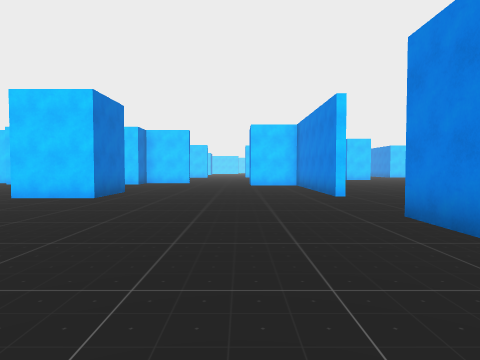
view 1 (above)

24 first-person views from a walk through a scene from a Unity 3-D project. The camera is 1.4 m above the floor, tilts 2° down and sees 75° across. The floor is counted in squares, 2 m on a side. Each view is taken from the middle of a square. On the plan, view 1 faces up. The plan holds only what a view shows up to about 10 squares ahead; the rest is blank. The place goes on beyond the plan.

view 2
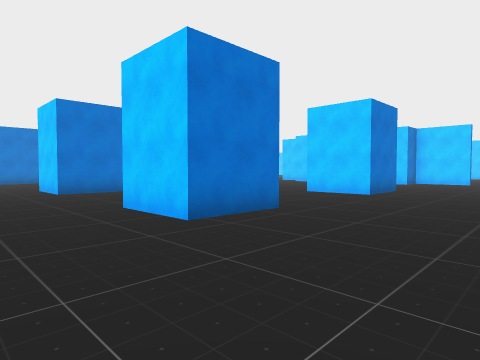

view 3
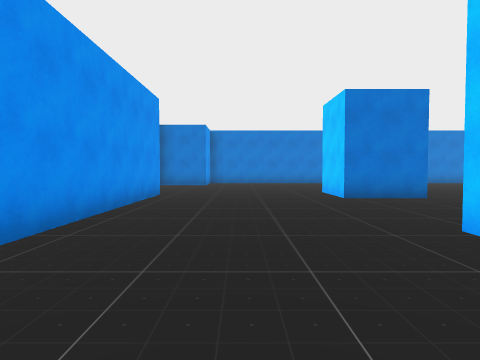

view 4
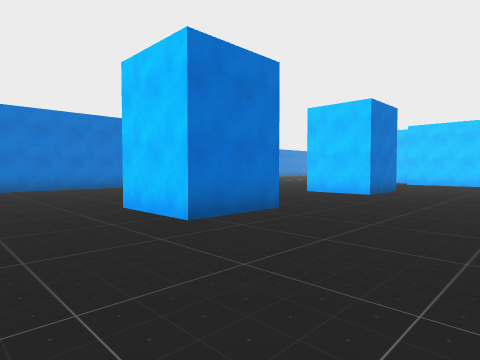

view 5
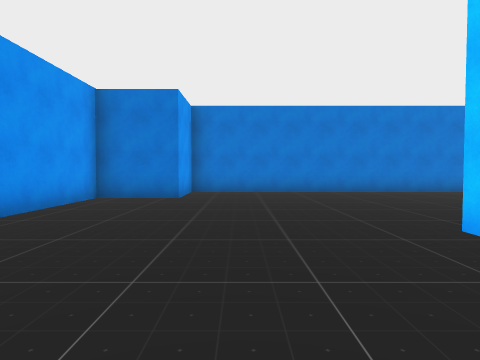

view 6
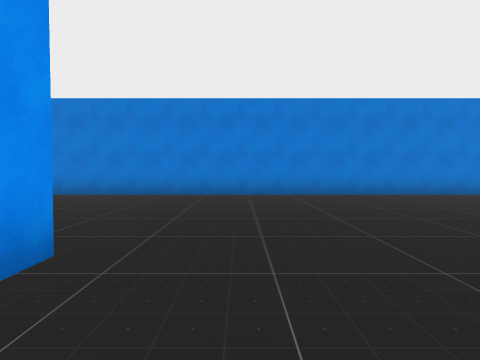

view 7
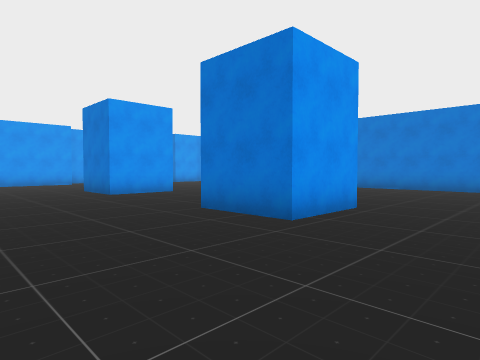

view 8
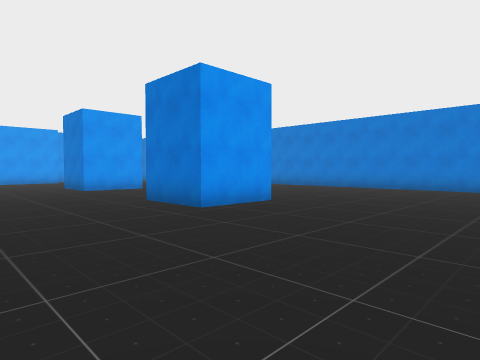

view 9
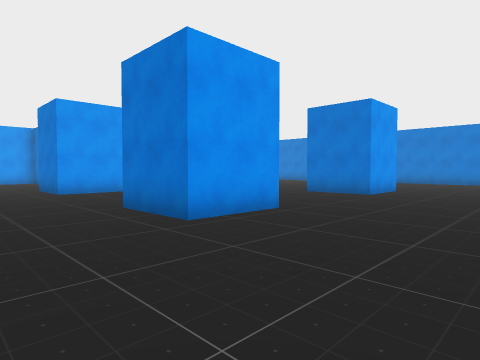

view 10
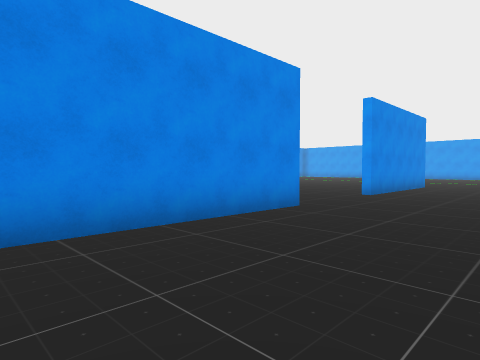

view 11
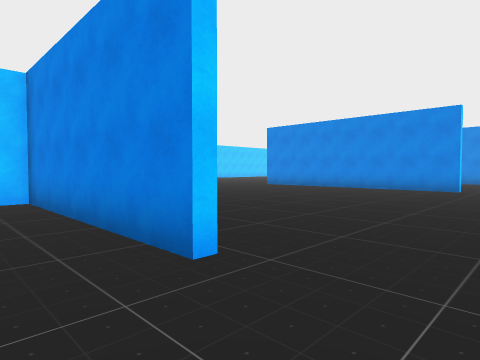

view 12
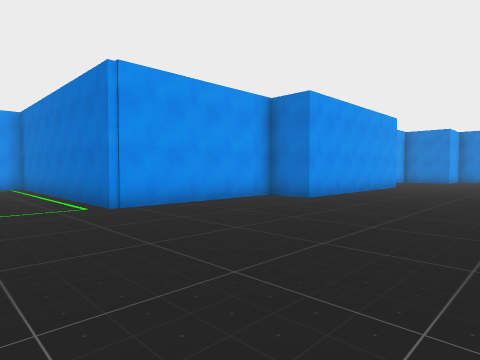

view 13
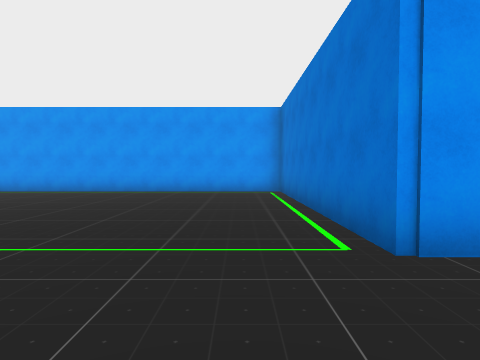

view 14
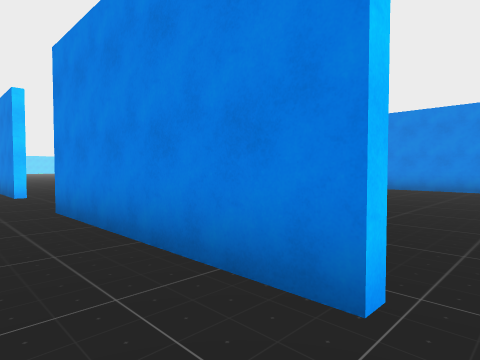

view 15
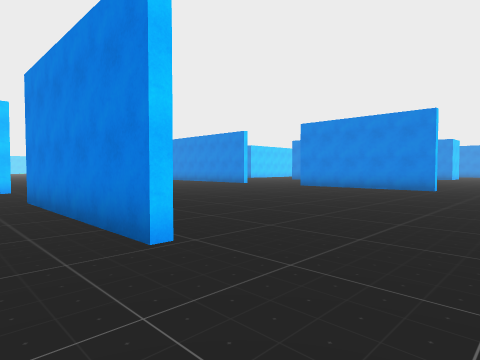

view 16
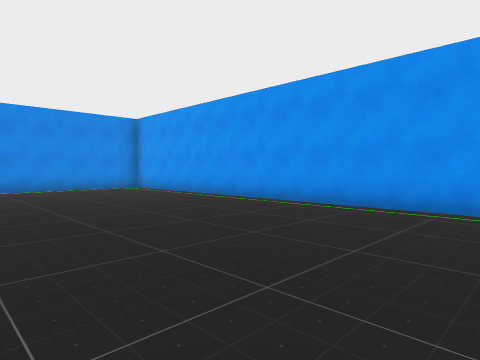

view 17
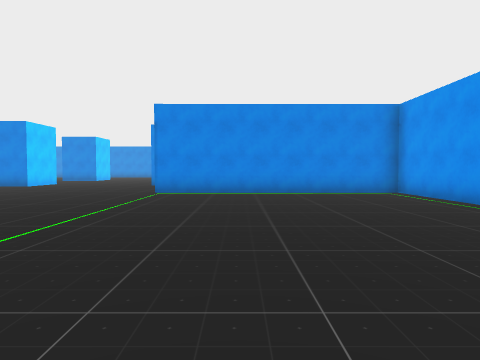

view 18
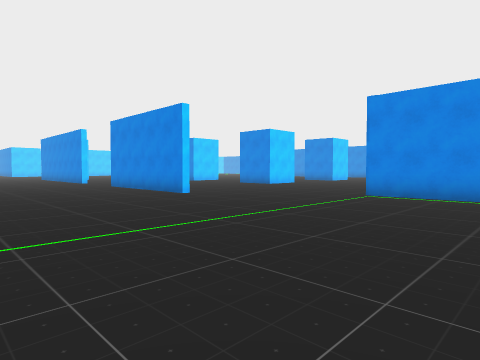

view 19
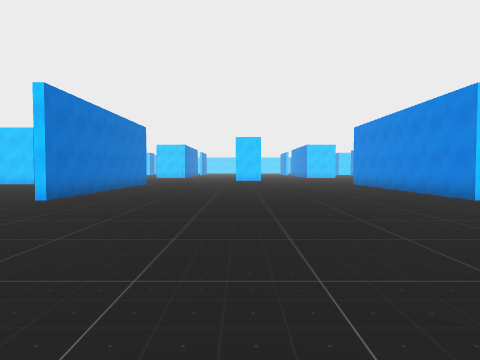

view 20
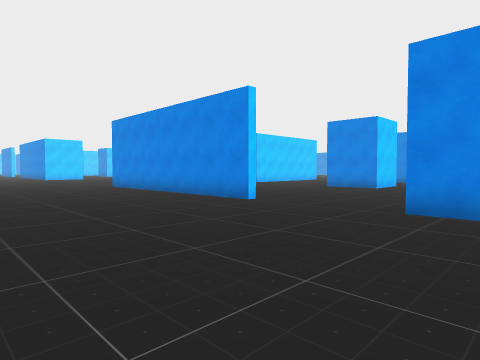

view 21
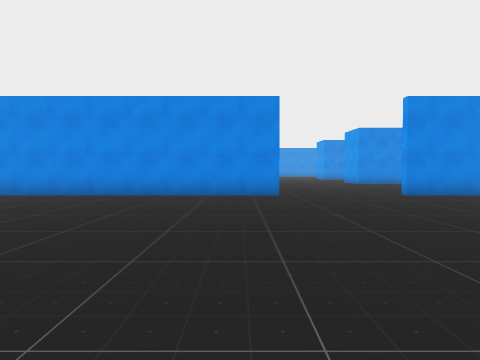

view 22
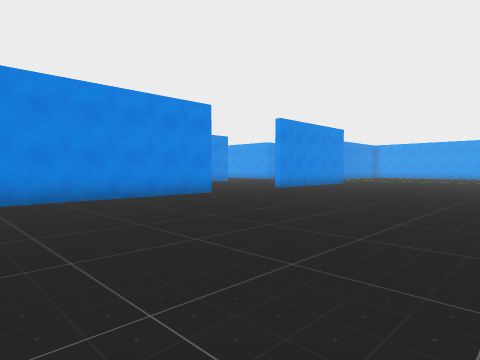

view 23
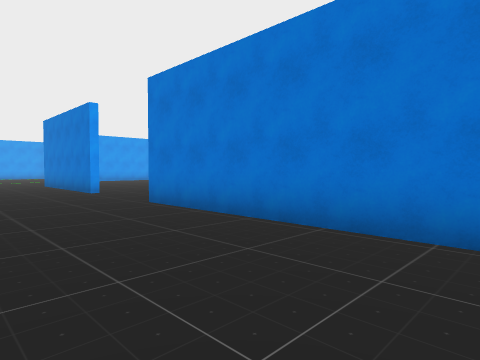

view 24
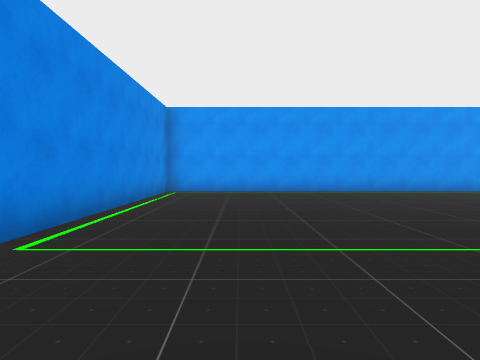

### Floor plan
Points are (right, up) in squares from view 1. A wall is a line through its corners. A room is listed if a view was taken in it or the views show most of it. See-through windows are left out.
Room 1 (views 1, 2, 3, 4, 5, 6, 7, 8, 9, 10, 11, 12, 13, 14, 15, 16, 17, 18, 19, 20, 21, 22, 23, 24)
walls: (2.7, 4.6) (2.7, 3.1); (2.4, -0.5) (2.4, 4.6); (2.4, 7.9) (2.4, 13.4) (1.9, 13.4); (-5.4, 3.5) (-3.5, 3.5) (-3.5, 1.5) (-5.5, 1.5); (-5.5, 9.5) (-3.5, 9.5) (-3.5, 7.5) (-5.5, 7.5); (2.7, 13.6) (2.7, 7.9); (12.2, -0.5) (12.2, 4.6); (12.2, 7.9) (12.2, 14.5); (-11.5, 3.5) (-9.5, 3.5) (-9.5, 1.5) (-11.5, 1.5); (-10.6, -3.2) (-4.6, -3.2) (-4.6, -4.5) (-0.3, -4.5) (-0.3, -11.7) (15.3, -11.7) (15.3, -4.4); (-11.6, 9.5) (-9.5, 9.5) (-9.5, 7.5) (-11.5, 7.5); (-17.5, 12.5) (-17.5, -2.5) (-15.5, -2.5) (-15.5, -4.5) (-12.5, -4.5)

Positions as (right, up) in squares from view 1, and headings:
1: (0, 0), facing up
2: (0, -1), facing up-left
3: (-2, -1), facing left
4: (-6, -1), facing up-left
5: (-8, -1), facing left
6: (-9, 5), facing left
7: (-6, 12), facing down-left
8: (-6, 14), facing down-left
9: (-1, 13), facing down-left
10: (-1, 13), facing down-right
11: (1, 6), facing up-right
12: (2, 1), facing down-left
13: (1, -2), facing down
14: (1, -1), facing up-right
15: (1, -3), facing up-right
16: (4, -6), facing down-right
17: (6, -7), facing right
18: (7, -8), facing up-right
19: (7, 1), facing up
20: (7, 3), facing up-right
21: (4, 9), facing right
22: (5, 14), facing down-right
23: (6, 14), facing down-left
24: (13, -2), facing down
